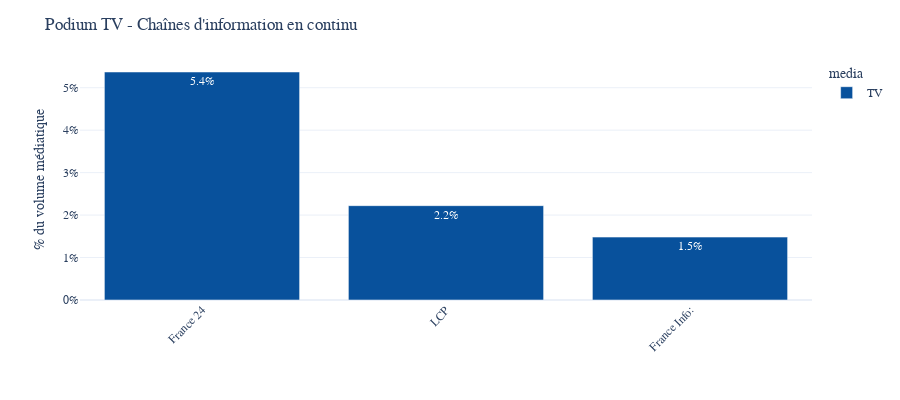

The notebook cell this image was saved under:
### Markdown cell above
## Analyse 2 - TOP 3 TV et Radio

### Code cell
# Multiplier for one channel = n_mentions * 2 min / (60 minutes * 18h * n_days)
multiplier = 2 / (1 * 60 * 18 * 1)

fig = show_mentions_by_channel(data,list_of_channels=top_channels_tv_info,n = 3,
                               method = multiplier,height = 400,text_auto = ".1%")
fig.update_layout(yaxis_tickformat='0%',
                  title = "Podium TV - Chaînes d'information en continu",
                  font_family="Poppins",yaxis_title="% du volume médiatique",xaxis_title = "")
fig.update_traces(marker_color=COLOR_TV)
fig

### Figure 1 — Plotly figure (JSON) as saved in the notebook; plotly's stock layout.template omitted (floating-point values rounded to 4 significant figures)
{"data": [{"alignmentgroup": "True", "hovertemplate": "media=TV<br>channel_name=%{x}<br>count=%{y}<extra></extra>", "legendgroup": "TV", "marker": {"color": "#08519c", "pattern": {"shape": ""}}, "name": "TV", "offsetgroup": "TV", "orientation": "v", "showlegend": true, "textposition": "auto", "texttemplate": "%{y:.1%}", "type": "bar", "x": ["France 24", "LCP", "France Info:"], "xaxis": "x", "y": [0.0537, 0.02222, 0.01481], "yaxis": "y"}], "layout": {"barmode": "relative", "font": {"family": "Poppins"}, "height": 400, "legend": {"title": {"text": "media"}, "tracegroupgap": 0}, "margin": {"b": 100, "t": 60}, "title": {"text": "Podium TV - Chaînes d'information en continu"}, "xaxis": {"anchor": "y", "categoryarray": ["France 24", "LCP", "France Info:"], "categoryorder": "array", "domain": [0, 1], "tickangle": -45, "title": {"text": ""}}, "yaxis": {"anchor": "x", "domain": [0, 1], "tickformat": "0%", "title": {"text": "% du volume médiatique"}}}}
